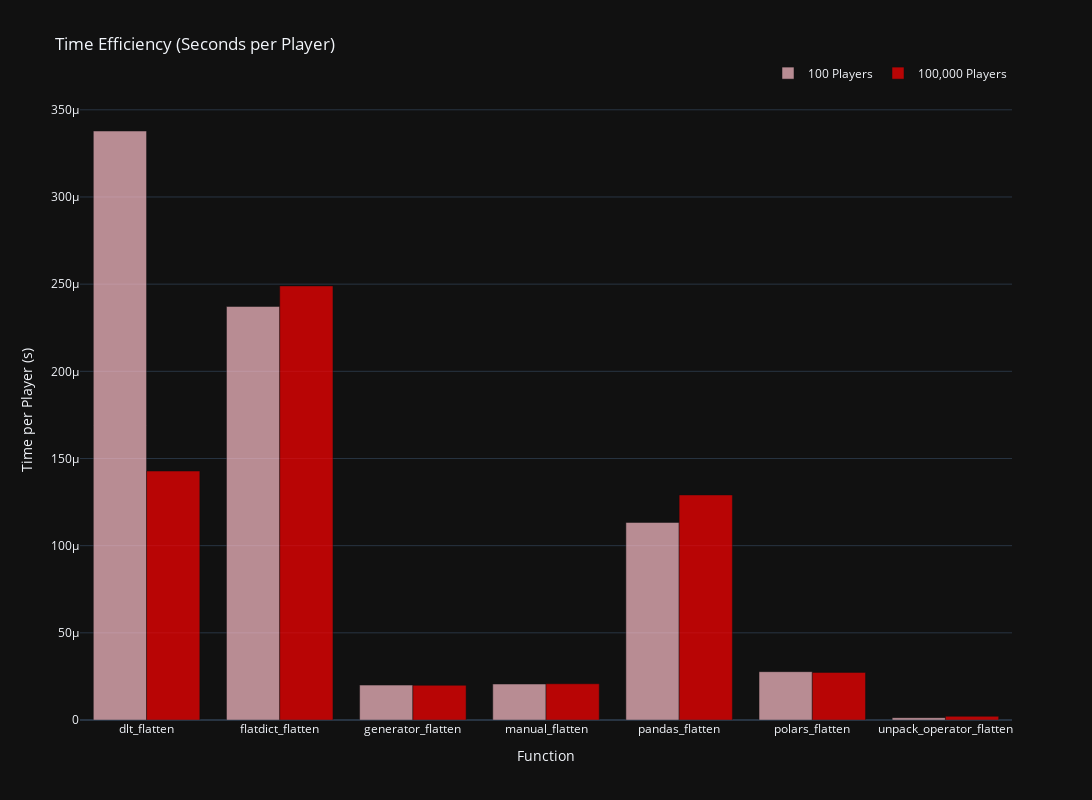

Notebook source saved alongside this figure:
### Code cell
# Calculate time per player
df_100['time_per_player'] = df_100['time_in_s'] / 100
df_max_players['time_per_player'] = df_max_players['time_in_s'] / 100_000

# Create figure
fig = go.Figure()

# Add traces for time per player
fig.add_trace(
    go.Bar(
        x=df_100['function'],
        y=df_100['time_per_player'],
        name="100 Players",
        marker_color='pink',
        opacity=0.7
    )
)

fig.add_trace(
    go.Bar(
        x=df_max_players['function'],
        y=df_max_players['time_per_player'],
        name="100,000 Players",
        marker_color='red',
        opacity=0.7
    )
)

# Update layout
fig.update_layout(
    title_text="Time Efficiency (Seconds per Player)",
    template='plotly_dark',
    height=height,
    width=width,
    barmode='group',
    yaxis=dict(title="Time per Player (s)"),
    xaxis=dict(title="Function"),
    legend=dict(
        orientation="h",
        yanchor="bottom",
        y=1.02,
        xanchor="right",
        x=1
    )
)

fig.show()

### Figure 1 — Plotly figure (JSON) as saved in the notebook; plotly's stock layout.template omitted (floating-point values rounded to 4 significant figures)
{"data": [{"marker": {"color": "pink"}, "name": "100 Players", "opacity": 0.7, "type": "bar", "x": ["dlt_flatten", "flatdict_flatten", "generator_flatten", "manual_flatten", "pandas_flatten", "polars_flatten", "unpack_operator_flatten"], "y": [0.0003378, 0.0002372, 2.003e-05, 2.065e-05, 0.0001133, 2.773e-05, 1.348e-06]}, {"marker": {"color": "red"}, "name": "100,000 Players", "opacity": 0.7, "type": "bar", "x": ["dlt_flatten", "flatdict_flatten", "generator_flatten", "manual_flatten", "pandas_flatten", "polars_flatten", "unpack_operator_flatten"], "y": [0.0001428, 0.000249, 1.99e-05, 2.08e-05, 0.0001291, 2.73e-05, 2.1e-06]}], "layout": {"barmode": "group", "height": 800, "legend": {"orientation": "h", "x": 1, "xanchor": "right", "y": 1.02, "yanchor": "bottom"}, "title": {"text": "Time Efficiency (Seconds per Player)"}, "width": 1200, "xaxis": {"title": {"text": "Function"}}, "yaxis": {"title": {"text": "Time per Player (s)"}}}}
